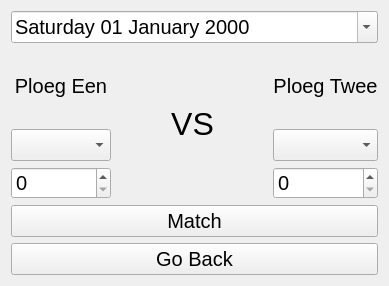
<?xml version="1.0" encoding="UTF-8"?>
<ui version="4.0">
 <class>Match</class>
 <widget class="QWidget" name="Match">
  <property name="geometry">
   <rect>
    <x>0</x>
    <y>0</y>
    <width>389</width>
    <height>286</height>
   </rect>
  </property>
  <property name="windowTitle">
   <string>Wedestrijd</string>
  </property>
  <property name="styleSheet">
   <string notr="true">* {
	font-size: 20px;
}</string>
  </property>
  <layout class="QVBoxLayout" name="master_layout">
   <item>
    <widget class="QDateEdit" name="data_dateEdit">
     <property name="displayFormat">
      <string>dddd dd MMMM yyyy</string>
     </property>
     <property name="calendarPopup">
      <bool>true</bool>
     </property>
     <property name="timeSpec">
      <enum>Qt::TimeSpec::LocalTime</enum>
     </property>
    </widget>
   </item>
   <item>
    <layout class="QHBoxLayout" name="col_1">
     <item>
      <layout class="QVBoxLayout" name="col_1_row_1">
       <item>
        <widget class="QLabel" name="team_one_label">
         <property name="text">
          <string>Ploeg Een</string>
         </property>
         <property name="alignment">
          <set>Qt::AlignmentFlag::AlignCenter</set>
         </property>
        </widget>
       </item>
       <item>
        <widget class="QComboBox" name="team_one_ComboBox"/>
       </item>
       <item>
        <widget class="QSpinBox" name="team_one_spinBox"/>
       </item>
      </layout>
     </item>
     <item>
      <spacer name="horizontalSpacer">
       <property name="orientation">
        <enum>Qt::Orientation::Horizontal</enum>
       </property>
       <property name="sizeHint" stdset="0">
        <size>
         <width>40</width>
         <height>20</height>
        </size>
       </property>
      </spacer>
     </item>
     <item>
      <widget class="QLabel" name="label_3">
       <property name="styleSheet">
        <string notr="true">QLabel {
	font-size: 32px;
}</string>
       </property>
       <property name="text">
        <string>VS</string>
       </property>
       <property name="alignment">
        <set>Qt::AlignmentFlag::AlignCenter</set>
       </property>
      </widget>
     </item>
     <item>
      <spacer name="horizontalSpacer_2">
       <property name="orientation">
        <enum>Qt::Orientation::Horizontal</enum>
       </property>
       <property name="sizeHint" stdset="0">
        <size>
         <width>40</width>
         <height>20</height>
        </size>
       </property>
      </spacer>
     </item>
     <item>
      <layout class="QVBoxLayout" name="col_1_row_2">
       <item>
        <widget class="QLabel" name="team_two_label">
         <property name="text">
          <string>Ploeg Twee</string>
         </property>
         <property name="alignment">
          <set>Qt::AlignmentFlag::AlignCenter</set>
         </property>
        </widget>
       </item>
       <item>
        <widget class="QComboBox" name="team_two_comboBox"/>
       </item>
       <item>
        <widget class="QSpinBox" name="team_two_spinBox"/>
       </item>
      </layout>
     </item>
    </layout>
   </item>
   <item>
    <widget class="QPushButton" name="match_pushButton">
     <property name="text">
      <string>Match</string>
     </property>
    </widget>
   </item>
   <item>
    <widget class="QPushButton" name="go_back_pushButton">
     <property name="text">
      <string>Go Back</string>
     </property>
    </widget>
   </item>
  </layout>
 </widget>
 <resources/>
 <connections/>
</ui>
